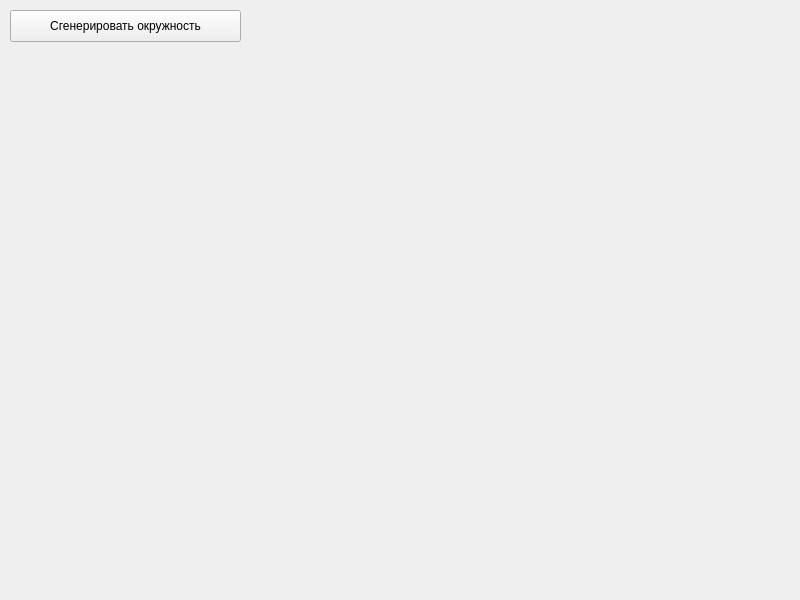
<?xml version="1.0" encoding="UTF-8"?>
<ui version="4.0">
 <class>MainWindow</class>
 <widget class="QMainWindow" name="MainWindow">
  <property name="geometry">
   <rect>
    <x>0</x>
    <y>0</y>
    <width>800</width>
    <height>600</height>
   </rect>
  </property>
  <property name="windowTitle">
   <string>MainWindow</string>
  </property>
  <widget class="QWidget" name="centralwidget">
   <widget class="QPushButton" name="push_generate">
    <property name="geometry">
     <rect>
      <x>10</x>
      <y>10</y>
      <width>231</width>
      <height>32</height>
     </rect>
    </property>
    <property name="text">
     <string>Сгенерировать окружность</string>
    </property>
   </widget>
  </widget>
 </widget>
 <resources/>
 <connections/>
</ui>
